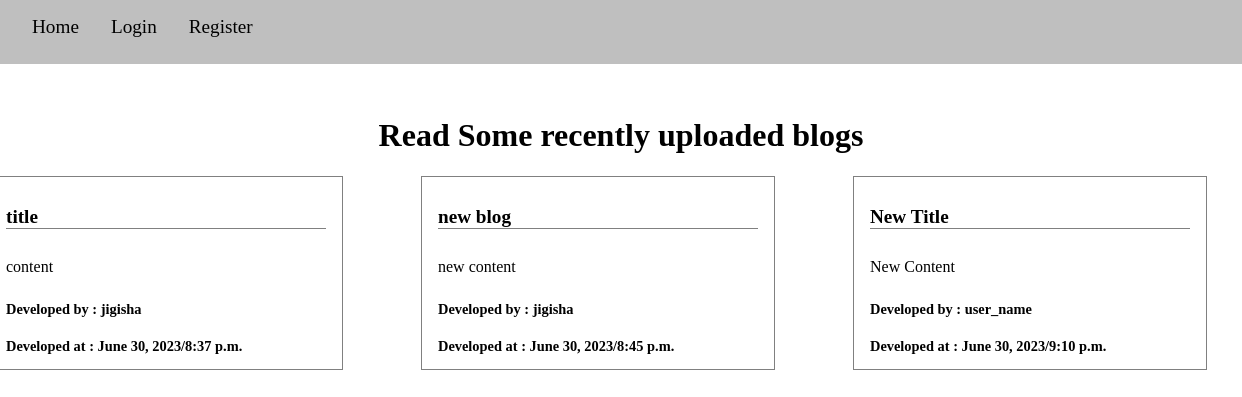
The app's page /, older data.
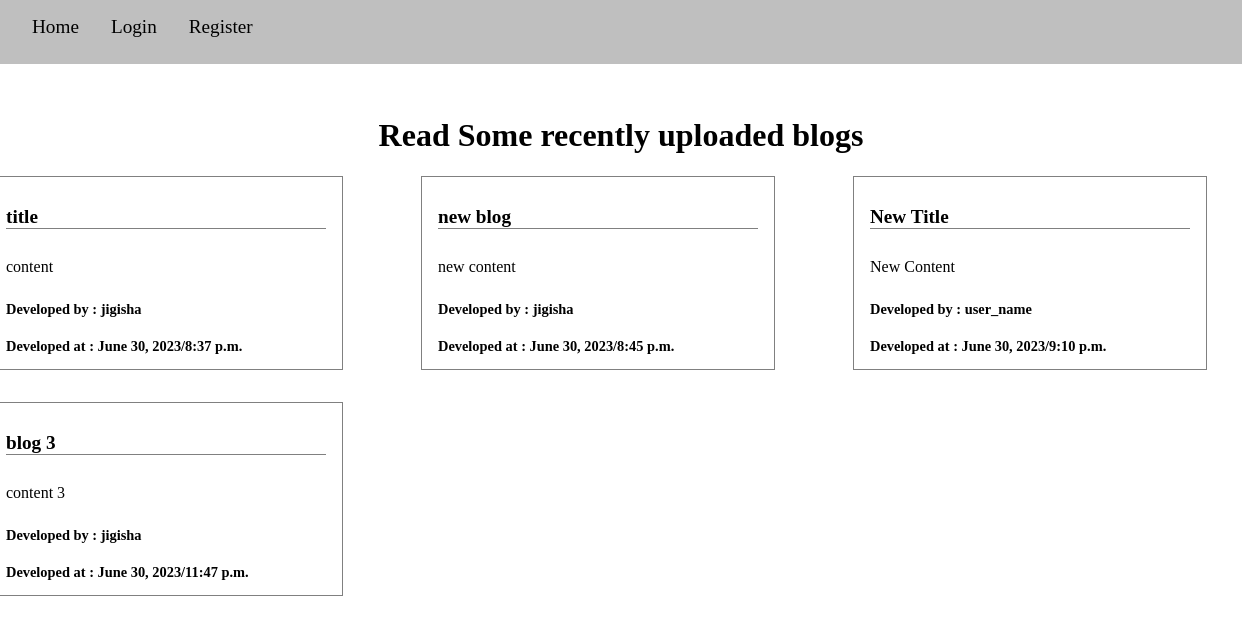
The same page, newer data.
### myApp/models.py (models this page shows, shortened)
class Blog(models.Model):
    blogger = models.CharField(max_length=200)
    title = models.CharField(max_length=255)
    content = models.TextField()
    date = models.DateField(auto_now=False, auto_now_add=False)
    time = models.TimeField(auto_now=False, auto_now_add=False)

### myApp/views.py (the view)
# urls.py: path('', views.home, name="home"),
def home(request):
    blog = Blog.objects.all()
    data={'blog':blog}
    return render(request, 'home.html', data)

### templates/home.html (shortened to what this page needs)
{% extends 'base.html' %}
{% load static %}
{% block Home %}
<div class="home-container">
    <h1 class="home-title">Read Some recently uploaded blogs</h1>
    <div class="blog-container">
        {% for a in blog %}
        <div class="blog">
            <h1 class="blog-title">
                {{a.title}}
            </h1>
            <p class="blog-content">
                {{a.content}}
            </p>
            <h1 class="blog-blogger">
                Developed by :  {{a.blogger}}
            </h1>
            <h1 class="blog-date">
                Developed at : {{a.date}}/{{a.time}}
            </h1>
        </div>
        {% endfor %}
    </div>
</div>
{% endblock Home %}

### templates/base.html (shortened to what this page needs)
<!DOCTYPE html>
{% load static %}
<html lang="en">
<head>
    <link rel="stylesheet" href="{% static 'index.css' %}">
</head>
<body>
    <div class="navbar">
        <a href="{% url 'home' %}" class="home nav-items">Home</a>
        {% if request.user.is_authenticated %}
        <a href="{% url 'profile' %}" class="blogs nav-items">Add Blogs</a>
        <a href="{% url 'logout' %}" class="logout nav-items">Logout</a>
        {% elif not request.user.is_authenticated %}
        <a href="{% url 'login' %}" class="login nav-items">Login</a>
        <a href="{% url 'register' %}" class="reg nav-items">Register</a>
        {% endif %}
    </div>
    {% block Home %}{% endblock Home %}
</body>
</html>

### static/index.css (style rules this page uses)
body { margin: 0; padding: 0; }
.navbar { max-width: 100vw; height: 5vh; background-color: rgba(128, 128, 128, 0.5); display: flex; gap: 2rem; padding: 1rem 0 0.5rem 2rem; }
.nav-items { text-decoration: none; color: black; font-size: 1.2rem; }
.home-container { max-width: 100vw; min-height: 91vh; padding: 2rem 2rem 2rem 2rem; display: flex; flex-direction: column; align-items: center; }
.home-title { font-size: 2rem; }
.blog { border: 1px solid grey; width: 20rem; height: 10rem; padding: 1rem; display: flex; flex-direction: column; }
.blog-title { font-size: 1.2rem; border-bottom: 1px solid grey; }
.blog-content { font-size: 1rem; }
.blog-blogger { font-size: 0.9rem; }
.blog-date { font-size: 0.9rem; }
.blog-container { display: grid; grid-template-columns: 25rem 25rem 25rem; gap: 2rem; }

Row changes from the older to the newer data that the page shows:
added Blog: title "blog 3", content "content 3", blogger "jigisha", date "June 30, 2023", time "11:47 p.m."
